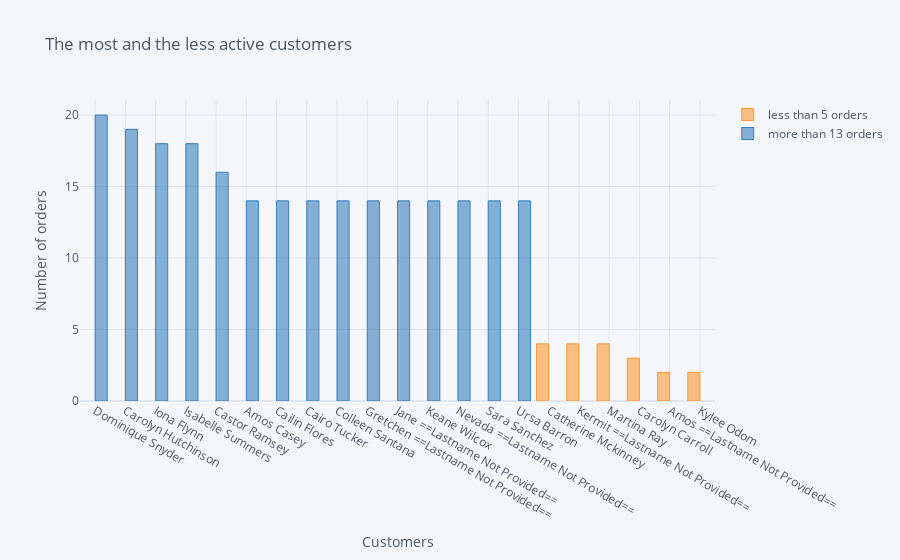

The notebook cell saved with this chart:
### Code cell
cust_ord2.iplot(
    kind='bar',
    xTitle='Customers',
    yTitle='Number of orders',
    title='The most and the less active customers')

### Figure 1 — Plotly figure (JSON) as saved in the notebook; plotly's stock layout.template omitted (floating-point values rounded to 4 significant figures)
{"data": [{"marker": {"color": "rgba(255, 153, 51, 0.6)", "line": {"color": "rgba(255, 153, 51, 1.0)", "width": 1}}, "name": "less than 5 orders", "orientation": "v", "text": "", "type": "bar", "x": ["Dominique Snyder", "Carolyn Hutchinson", "Iona Flynn", "Isabelle Summers", "Castor Ramsey", "Amos Casey", "Cailin Flores", "Cairo Tucker", "Colleen Santana", "Gretchen ==Lastname Not Provided==", "Jane ==Lastname Not Provided==", "Keane Wilcox", "Nevada ==Lastname Not Provided==", "Sara Sanchez", "Ursa Barron", "Catherine Mckinney", "Kermit ==Lastname Not Provided==", "Martina Ray", "Carolyn Carroll", "Amos ==Lastname Not Provided==", "Kylee Odom"], "y": ["", "", "", "", "", "", "", "", "", "", "", "", "", "", "", 4, 4, 4, 3, 2, 2]}, {"marker": {"color": "rgba(55, 128, 191, 0.6)", "line": {"color": "rgba(55, 128, 191, 1.0)", "width": 1}}, "name": "more than 13 orders", "orientation": "v", "text": "", "type": "bar", "x": ["Dominique Snyder", "Carolyn Hutchinson", "Iona Flynn", "Isabelle Summers", "Castor Ramsey", "Amos Casey", "Cailin Flores", "Cairo Tucker", "Colleen Santana", "Gretchen ==Lastname Not Provided==", "Jane ==Lastname Not Provided==", "Keane Wilcox", "Nevada ==Lastname Not Provided==", "Sara Sanchez", "Ursa Barron", "Catherine Mckinney", "Kermit ==Lastname Not Provided==", "Martina Ray", "Carolyn Carroll", "Amos ==Lastname Not Provided==", "Kylee Odom"], "y": [20, 19, 18, 18, 16, 14, 14, 14, 14, 14, 14, 14, 14, 14, 14, "", "", "", "", "", ""]}], "layout": {"legend": {"bgcolor": "#F5F6F9", "font": {"color": "#4D5663"}}, "paper_bgcolor": "#F5F6F9", "plot_bgcolor": "#F5F6F9", "title": {"font": {"color": "#4D5663"}, "text": "The most and the less active customers"}, "xaxis": {"gridcolor": "#E1E5ED", "showgrid": true, "tickfont": {"color": "#4D5663"}, "title": {"font": {"color": "#4D5663"}, "text": "Customers"}, "zerolinecolor": "#E1E5ED"}, "yaxis": {"gridcolor": "#E1E5ED", "showgrid": true, "tickfont": {"color": "#4D5663"}, "title": {"font": {"color": "#4D5663"}, "text": "Number of orders"}, "zerolinecolor": "#E1E5ED"}}}
